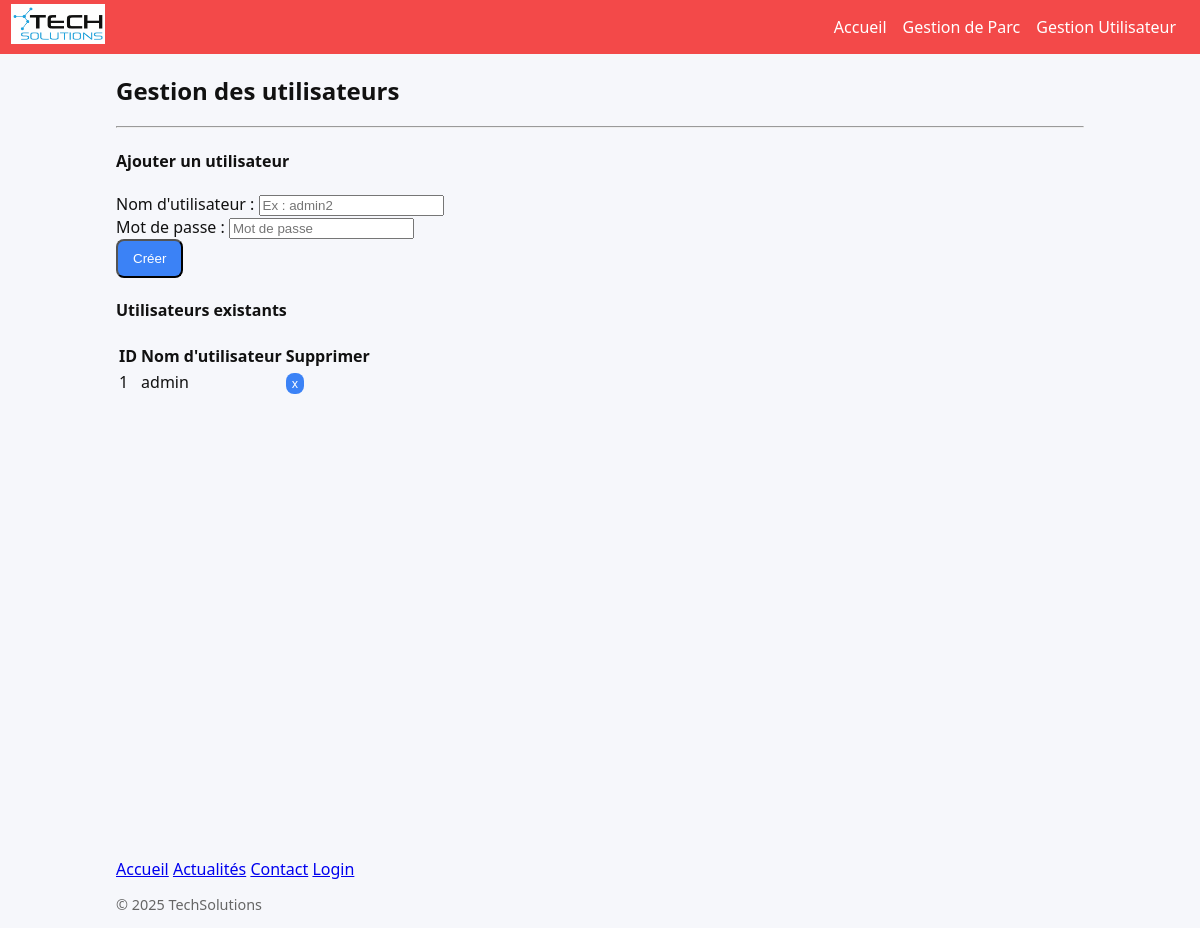
Before: /gestionuser.php with the older database file.
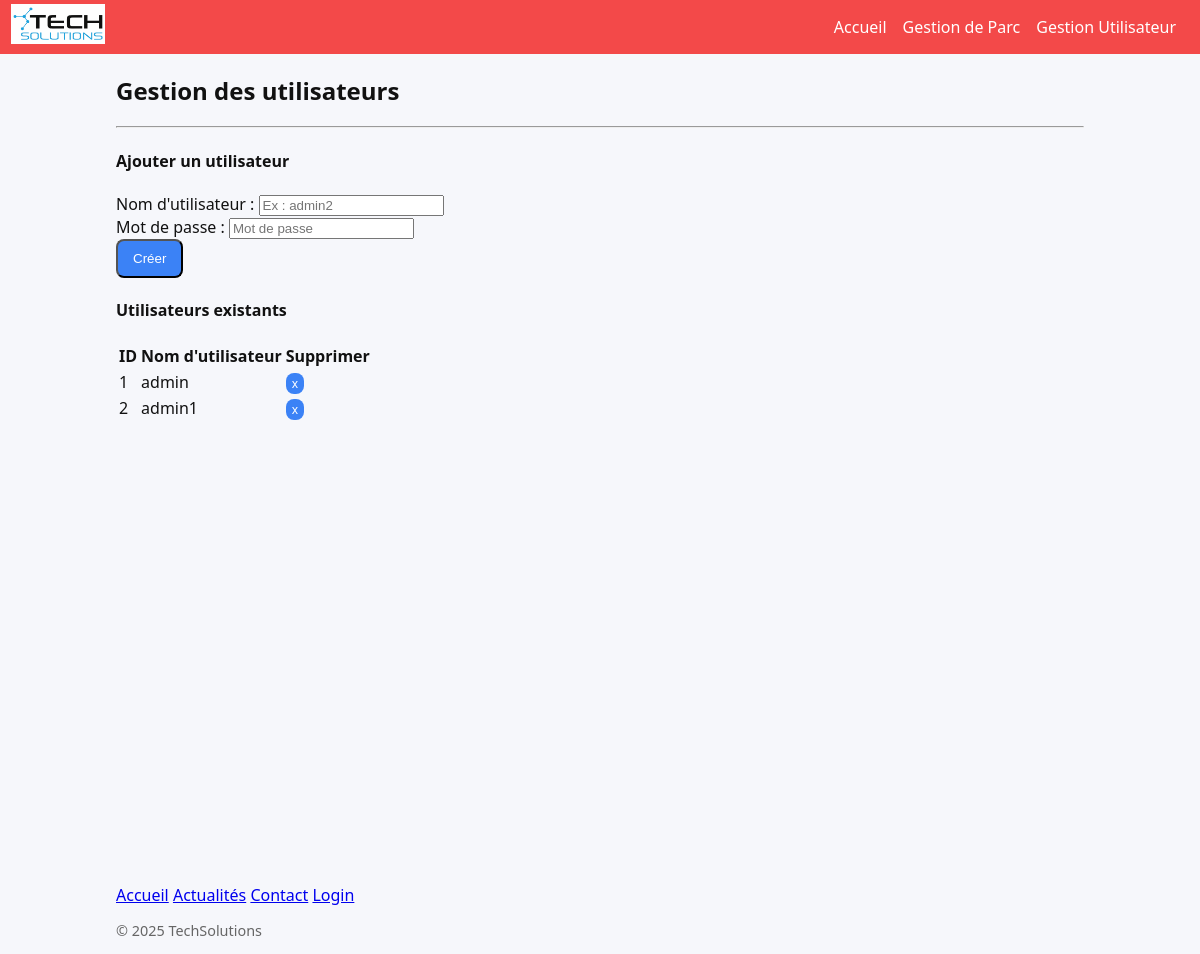
After: the same page with the newer database file.
### tables this page shows
CREATE TABLE `user` (
  `id` int(11) NOT NULL AUTO_INCREMENT,
  `username` varchar(255) NOT NULL,
  `password` varchar(255) NOT NULL,
  PRIMARY KEY (`id`)
);

### includes/db.php (called while the page is built, shortened)
<?php
function e($s){ return htmlspecialchars((string)$s, ENT_QUOTES, 'UTF-8'); }

### gestionuser.php (the view, shortened to what this page needs)
<?php
require_once __DIR__ . '/includes/db.php';
require_once __DIR__ . '/includes/header2.php';
$db = pdo();
$stmt = $db->query("SELECT id, username FROM user ORDER BY id ASC");
$users = $stmt->fetchAll();
?>
<div class="container mt-5">
    <h2 class="mb-3">Gestion des utilisateurs</h2>
    <hr>
    <h4>Ajouter un utilisateur</h4>
    <form method="POST" class="mb-4">
        <div class="mb-3">
            <label class="form-label">Nom d'utilisateur :</label>
            <input type="text" name="username" class="form-control" placeholder="Ex : admin2" required>
        </div>
        <div class="mb-3">
            <label class="form-label">Mot de passe :</label>
            <input type="password" name="password" class="form-control" placeholder="Mot de passe" required>
        </div>
        <button type="submit" name="create" class="btn btn-primary">Créer</button>
    </form>
    <h4>Utilisateurs existants</h4>
    <table class="table table-striped">
        <tr>
            <th>ID</th>
            <th>Nom d'utilisateur</th>
            <th>Supprimer</th>
        </tr>
        <?php foreach ($users as $u): ?>
        <tr>
            <td><?= e($u['id']) ?></td>
            <td><?= e($u['username']) ?></td>
            <td>
                <a href="?delete=<?= $u['id'] ?>"
   class="btn btn-sm btn-outline-danger"
   style="padding: 2px 6px; font-size: 0.75rem;"
   onclick="return confirm('Supprimer cet utilisateur ?');">
   x
</a>
            </td>
        </tr>
        <?php endforeach; ?>
    </table>
</div>
<br><br><br><br><br><br><br><br><br><br><br><br><br><br><br><br><br><br><br><br><br>
<?php require_once __DIR__ . '/includes/footer.php'; ?>

### includes/header2.php (shortened to what this page needs)
<!DOCTYPE html>
<head>
  <link rel="stylesheet" href="style2.css?v=8">
</head>
<body>
  <nav>
    <div class="logo"><a href="index.php"> <img src="img/LogoTechSolutions.png" alt="TechSolutions"></a></div>
    <ul class="nav-links">
      <li><a href="admin_ok.php">Accueil</a></li>
      <li><a href="gestionparc.php">Gestion de Parc</a></li>
      <li><a href="gestionuser.php">Gestion Utilisateur</a></li>
    </ul>
  </nav>

### includes/footer.php (shortened to what this page needs)
<footer class="py-4">
    <div class="container text-center">
        <div class="mb-2">
            <a href="index.php" class="text-decoration-none mx-3">Accueil</a>
            <a href="actualites.php" class="text-decoration-none mx-3">Actualités</a>
            <a href="contact.php" class="text-decoration-none mx-3">Contact</a>
            <a href="admin.php" class="text-decoration-none mx-3">Login</a>
        </div>
        <p class="mb-0" style="font-size:0.9rem; color:#666;">
            © <?= date('Y') ?> TechSolutions
        </p>
    </div>
</footer>
</body>
</html>

### style2.css (style rules this page uses)
nav { background-color: #f34949; color: #ffffff; display: flex; justify-content: space-between; align-items: center; padding: 0.8rem 1.5rem; }
.logo { font-size: 1.2rem; font-weight: bold; }
.nav-links { list-style: none; display: flex; gap: 1rem; margin: 0; padding: 0; }
.nav-links a { color: #ffffff; text-decoration: none; transition: color 0.3s; }
.logo img { height: 40px; width: auto; }
* { box-sizing:border-box }
body { margin:0;font-family:system-ui;background:#f6f7fb;color:#111 }
.container { max-width:1000px;margin:0 auto;padding:0 16px }
.logo { display:inline-flex;width:28px;height:28px;border-radius:8px;background:#111827;align-items:center;justify-content:center;border:1px solid #374151 }
nav .logo { margin-left: 20px; }
.btn { padding: 10px 15px; background: #3b82f6; color: white; border-radius: 8px; text-decoration: none; }

Changed rows visible on the page:
added user: id "2", username "admin1"
